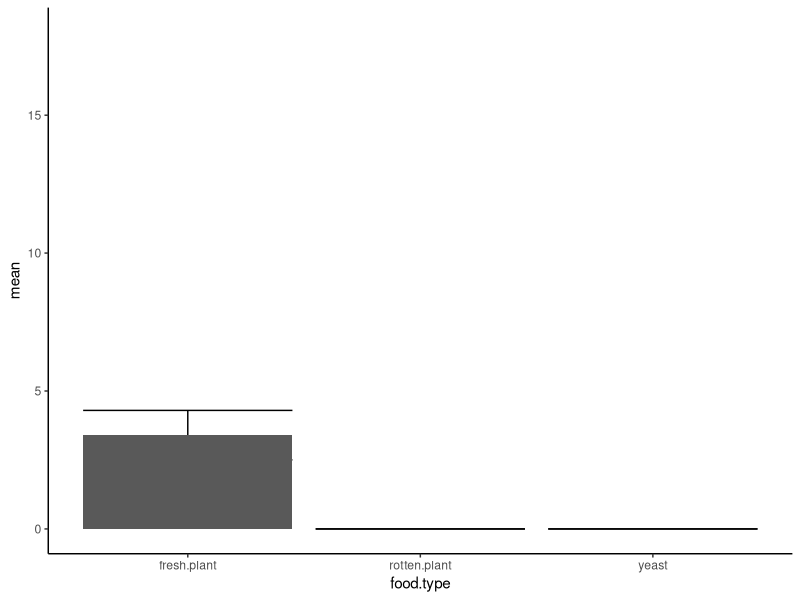
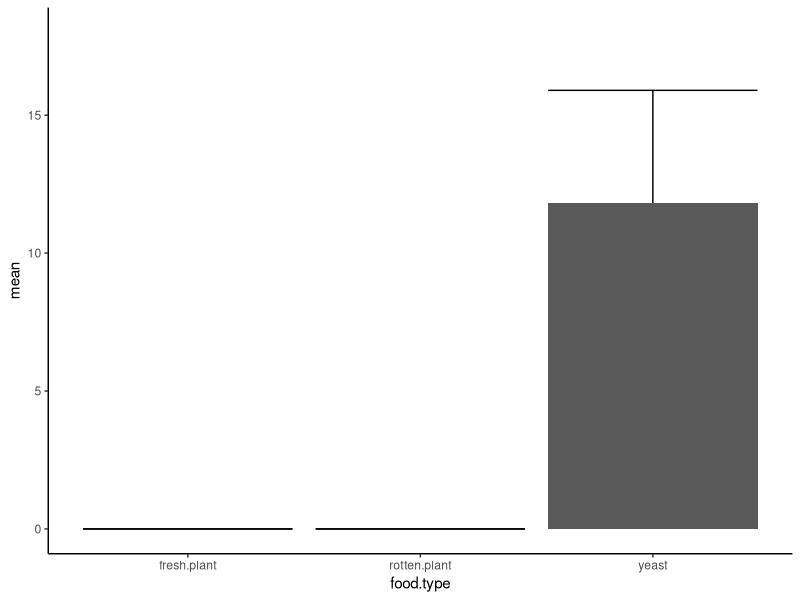
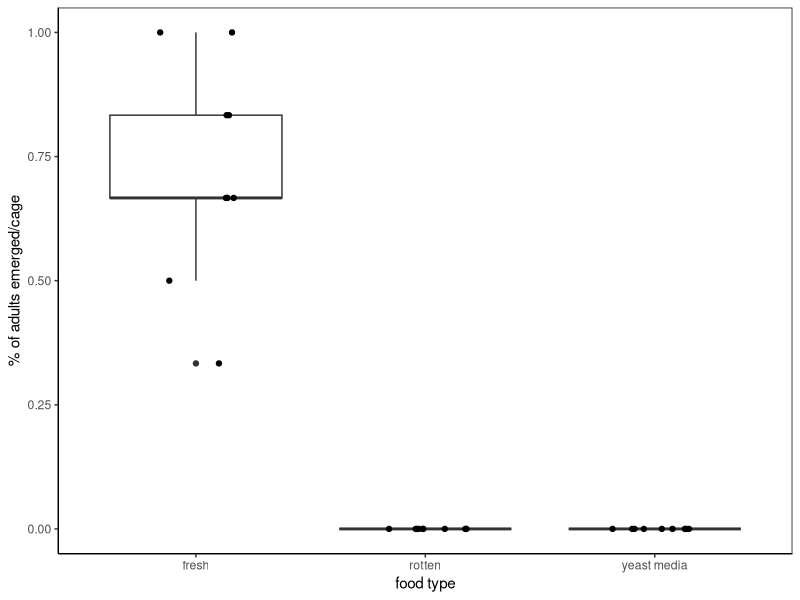
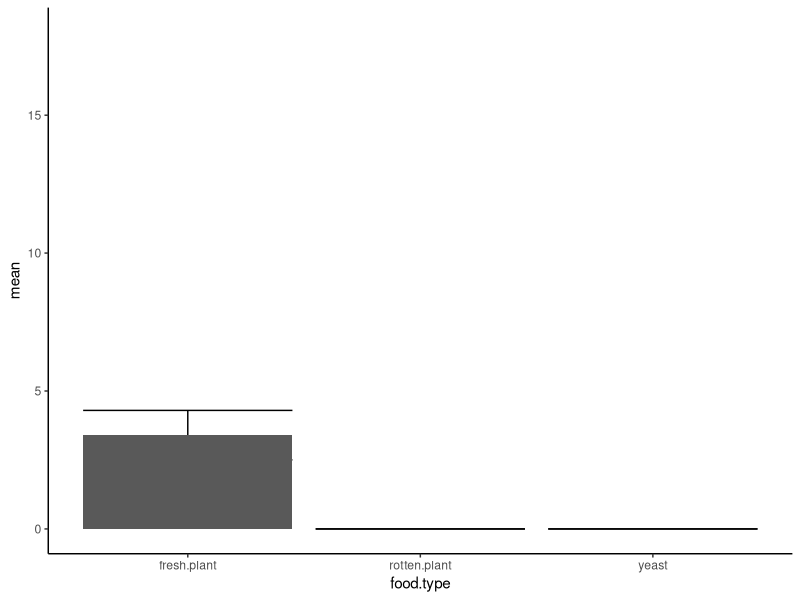
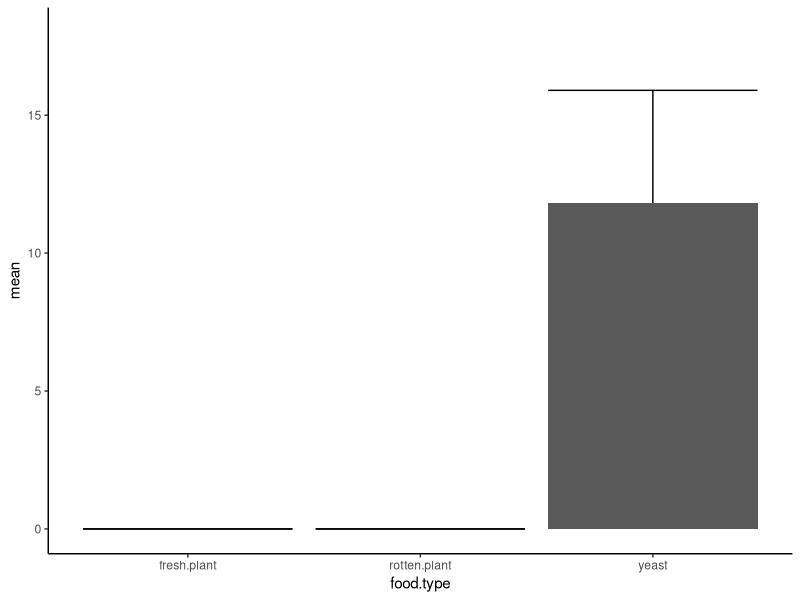

R code for these plots, in order:
#install packages
install.packages("coin")
install.packages("tidyverse")
install.packages("ggplot2")

library("coin")
library (tidyverse)
library(ggplot2)

getwd()
setwd("/Users/jessicaaguilar/Library/CloudStorage/Box-Box/Herbivory_paper/HerbivoryPaperRepository")


all_trials = read.csv("HerbivoryPaper_ChoiceTrials_Long_20220725.csv", header = T)

# TEST FOR SIGNIFICANCE (s flava) EGG LAYING TRIALS

#separate flava trials, correct data types
flava_trials = subset(all_trials, species == "S. flava")
flava_trials$cage = as.factor(flava_trials$cage)
flava_trials$food.type = as.factor(flava_trials$food.type)
flava_trials$egg.count = as.numeric(flava_trials$egg.count)


# flava stats - per cage, are there significant differences in eggs per foodtype?

kruskal_test(flava_trials$egg.count ~ flava_trials$food.type | flava_trials$cage, distribution = approximate(nresample = 1e7))
# chi-squared = 19.767, p-value = 4.82e-05

#total flava egg number
sum(flava_trials$egg.count)
#34

#number of flava trials with eggs 
flava_trialsbycage <- group_by(flava_trials, cage)
flava_egg.count <- summarize(flava_trialsbycage, cage_eggs = sum(egg.count))
flava_egg.count$cage_eggs <- as.numeric(flava_egg.count$cage_eggs)

#pick only trials with > 0 eggs laid 
flava_eggs <- subset(flava_egg.count, cage_eggs > 0)

#grab data from the whole cage where flies laid eggs
flava_witheggs <- subset(flava_trials, cage %in% flava_eggs$cage)

#calculate summary of flava trials
flava_summary <-flava_witheggs %>% 
  group_by(food.type) %>% 
  summarise(mean = mean(egg.count),
            se = sd(egg.count)/sqrt(n()),
            max = mean+se,
            min = mean-se )
flava_summary 

#plot summary of flava trials 
flava_plot <-  flava_summary %>% 
  ggplot(aes(x=food.type, y= mean, ymin = min, ymax = max)) +
  geom_errorbar() +
  geom_col()+
  theme_classic()+
  ylim(0, 18)
flava_plot
ggsave("flava_bar.pdf", width = 4.5, height = 3.5)

# TEST FOR SIGNIFICANCE (dmel) EGG LAYING TRIALS 

dmel_trials = subset(all_trials, species == "D. melanogaster")
dmel_trials$cage = as.factor(dmel_trials$cage)
dmel_trials$food.type = as.factor(dmel_trials$food.type)
dmel_trials$egg.count = as.numeric(dmel_trials$egg.count)


# dmel stats - per cage, are there significant differences in eggs per foodtype?

kruskal_test(dmel_trials$egg.count ~ dmel_trials$food.type | dmel_trials$cage, distribution = approximate(nresample = 1e7))
# chi-squared = 21.902, p-value = 1.51e-05

#total dmel egg number
sum(dmel_trials$egg.count)
#130

#number of dmel trials with eggs 
dmel_trialsbycage <- group_by(dmel_trials, cage)
dmel_egg.count <- summarize(dmel_trialsbycage, cage_eggs = sum(egg.count))
dmel_egg.count$cage_eggs <- as.numeric(dmel_egg.count$cage_eggs)

#number of dmel trials with >0 eggs
dmel_eggs <- subset(dmel_egg.count, cage_eggs > 0)

#grab data from the whole cage where flies laid eggs
dmel_witheggs <- subset(dmel_trials, cage %in% dmel_eggs$cage)

#summarize data
dmel_summary <-dmel_witheggs %>% 
  group_by(food.type) %>% 
  summarise(mean = mean(egg.count),
            se = sd(egg.count)/sqrt(n()),
            max = mean+se,
            min = mean-se )
dmel_summary 

#plot summary
dmel_plot <-  dmel_summary %>% 
  ggplot(aes(x=food.type, y= mean, ymin = min, ymax = max)) +
  geom_errorbar() +
  geom_col()+
  theme_classic()+
  ylim(0, 18)
dmel_plot
ggsave("dmel_bar.pdf", width = 4.5, height = 3.5)



## DEVELOPMENT TRIALS

survivors = read.csv("genome_larval.devo_2019.01.03.csv", header = T)
survivors$food.type = as.factor(survivors$food.type)

kruskal_test(survivors$total.numb.flies ~ survivors$food.type, distribution = approximate(nresample = 1e7))
# chi-squared = 24.712, p-value = 9e-07


#calculate percent emerged (out of 6 bc that is the number of larvae added to each trial)
percent.emerged = survivors$total.numb.flies/6

percent.emerged_plot <- ggplot(data = survivors) +
  theme_classic() +
  geom_boxplot(aes(x= food.type, y=percent.emerged)) +
  theme(panel.border = element_rect(linetype = "solid", fill = NA)) +
  ylab("% of adults emerged/cage") +
  xlab("food type") +
  geom_point(aes(x= food.type, y= percent.emerged), position = position_jitter(w = 0.2, h = 0))

percent.emerged_plot
